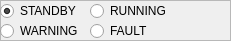
   <widget class="QFrame" name="frame_3">
    <property name="geometry">
     <rect>
      <x>1110</x>
      <y>650</y>
      <width>231</width>
      <height>41</height>
     </rect>
    </property>
    <property name="frameShape">
     <enum>QFrame::StyledPanel</enum>
    </property>
    <property name="frameShadow">
     <enum>QFrame::Raised</enum>
    </property>
    <widget class="QRadioButton" name="radioButton_6">
     <property name="geometry">
      <rect>
       <x>0</x>
       <y>0</y>
       <width>91</width>
       <height>22</height>
      </rect>
     </property>
     <property name="text">
      <string>STANDBY</string>
     </property>
     <property name="checked">
      <bool>true</bool>
     </property>
    </widget>
    <widget class="QRadioButton" name="radioButton_7">
     <property name="geometry">
      <rect>
       <x>90</x>
       <y>0</y>
       <width>91</width>
       <height>22</height>
      </rect>
     </property>
     <property name="text">
      <string>RUNNING</string>
     </property>
    </widget>
    <widget class="QRadioButton" name="radioButton_8">
     <property name="geometry">
      <rect>
       <x>0</x>
       <y>20</y>
       <width>91</width>
       <height>22</height>
      </rect>
     </property>
     <property name="text">
      <string>WARNING</string>
     </property>
    </widget>
    <widget class="QRadioButton" name="radioButton_9">
     <property name="geometry">
      <rect>
       <x>90</x>
       <y>20</y>
       <width>91</width>
       <height>22</height>
      </rect>
     </property>
     <property name="text">
      <string>FAULT</string>
     </property>
    </widget>
   </widget>
